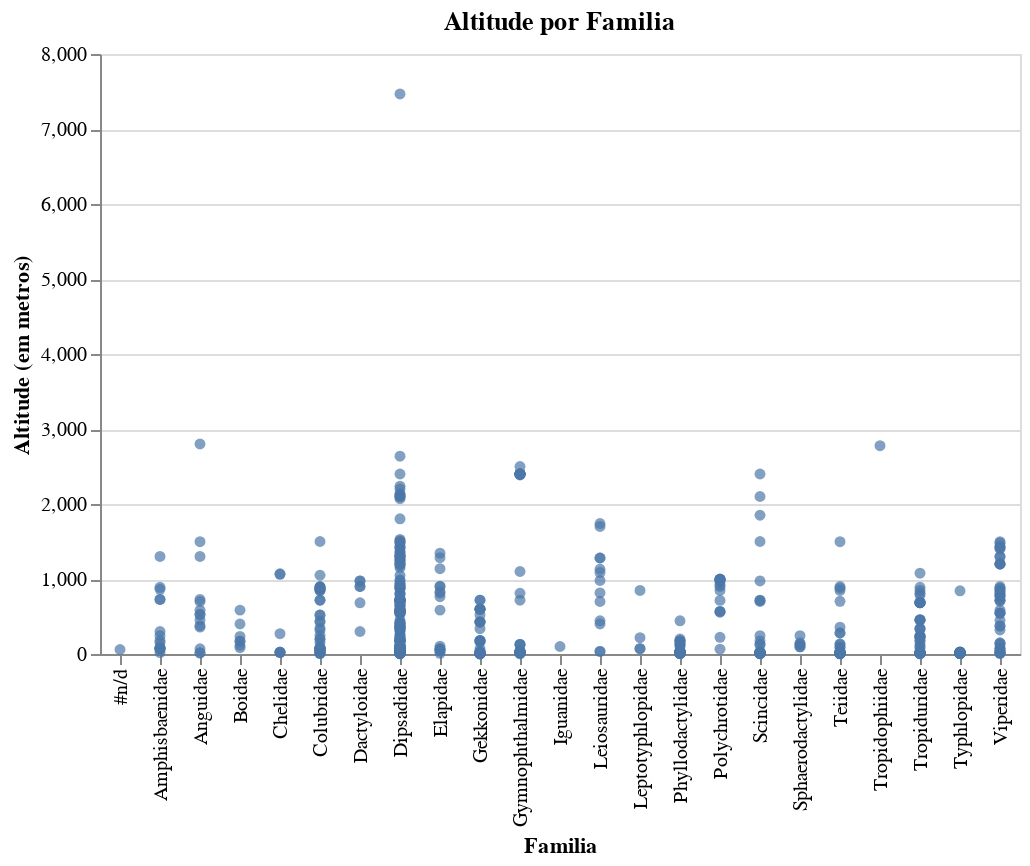

The code cell stored with this chart in its notebook:
### Code cell
temp = alt.Chart(teste, title='Altitude por Familia').mark_circle().encode(
    x = alt.X('familia', type='nominal', title='Familia'),
    y = alt.Y('altitude', type='quantitative', title='Altitude (em metros)')
)

temp.save('./graphs/altitude_por_familia.html')
temp

### Figure 1 — Vega-Lite specification as saved in the notebook (floating-point values rounded to 4 significant figures; data arrays with more than 128 entries replaced by an {"elided": "..."} marker saying what was removed)
{"config": {"view": {"continuousWidth": 400, "continuousHeight": 300}}, "data": {"name": "data-0f42fc90c6a0f88f8cc3e52e074128ed"}, "mark": "circle", "encoding": {"x": {"type": "nominal", "field": "familia", "title": "Familia"}, "y": {"type": "quantitative", "field": "altitude", "title": "Altitude (em metros)"}}, "title": "Altitude por Familia", "$schema": "https://vega.github.io/schema/vega-lite/v4.8.1.json", "datasets": {"data-0f42fc90c6a0f88f8cc3e52e074128ed": {"elided": "23119 records"}}}
